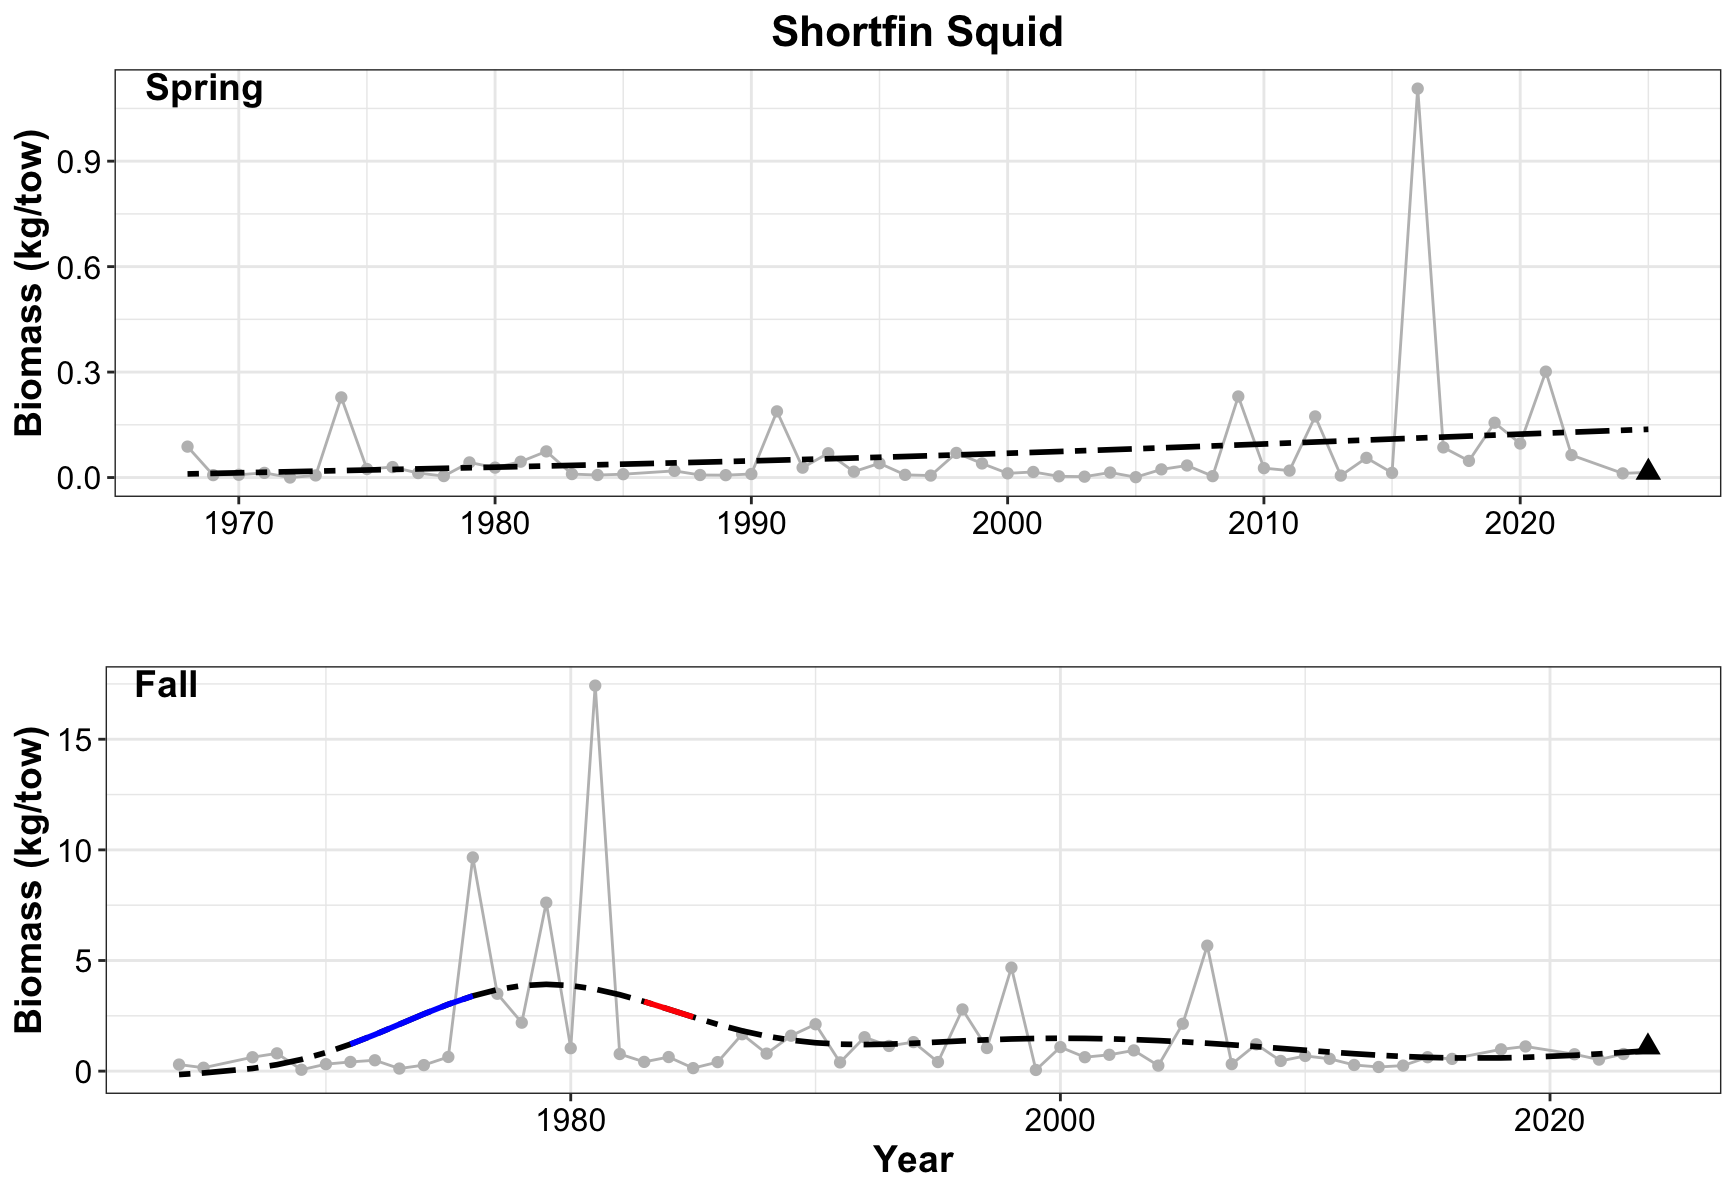

R code for this plot:
## Figures for Shortfin Squid

## **Laura Gruenburg, lagruenburg@gmail.com**

#   **LAST UPDATED: September 12, 2025**

#####load required functions
#  You will need to download the functions from here https://gist.github.com/gavinsimpson/e73f011fdaaab4bb5a30

setwd("~/Desktop/NYB_Indicators_Calculations")
source("Deriv.R")
library(mgcv)
library(ggplot2)
#library(mgcViz)
library(ggpubr)

#######Load the datasets
setwd("~/Desktop/NYB_Indicators_Calculations/Final_Timeseries_Figures/Timeseries_Files_2025")
ds<-read.csv("shortfin_spring_2025.csv", header = TRUE)

#calculate the 30th a and 70th percentiles for the short term column of the indicators report
qds = quantile(ds$strat.biomass, probs = c(.30, .70))

# find the last 5 years mean
mn_ds5 = mean(ds$strat.biomass[ds$YEAR >= 2020])
# what quintile the data is in
mn_ds5 >qds

# Creat a GAM - adjust k and remember to check model
mod<- gam(strat.biomass ~ s(YEAR, k=10), data = ds)
summary(mod) #check out model
gam.check(mod)

pdata <- with(ds, data.frame(YEAR = YEAR))
p2_mod <- predict(mod, newdata = pdata,  type = "terms", se.fit = TRUE)
intercept = 0.06546155  # look at p2_mod and extract the intercept
pdata <- transform(pdata, p2_mod = p2_mod$fit[,1], se2 = p2_mod$se.fit[,1])

#  Now that we have the model prediction, the next step is to calculate the first derivative
#  Then determine which increases and decreases are significant
Term = "YEAR"
mod.d <- Deriv(mod, n=56) # n is the number of YEARs
mod.dci <- confint(mod.d, term = Term)
mod.dsig <- signifD(pdata$p2_mod, d = mod.d[[Term]]$deriv,
                    +                    mod.dci[[Term]]$upper, mod.dci[[Term]]$lower)

# Take a quick look to make sure it appears ok before final plotting
plot(strat.biomass ~ YEAR, data = ds)
lines(strat.biomass ~ YEAR, data = ds)
lines(p2_mod+intercept ~ YEAR, data = pdata, type = "n")
lines(p2_mod+intercept ~ YEAR, data = pdata)
lines(unlist(mod.dsig$incr)+intercept ~ YEAR, data = pdata, col = "blue", lwd = 3)
lines(unlist(mod.dsig$decr)+intercept ~ YEAR, data = pdata, col = "red", lwd = 3)

linearMod<- lm(strat.biomass ~ YEAR, data=ds)
summary(linearMod)

p1 = ggplot() + 
  geom_line(data = ds, aes(x = YEAR, y = strat.biomass), color = 'grey') +
  geom_point(data = ds, aes(x = YEAR, y = strat.biomass), color = 'gray') + 
  geom_point(data = ds[56, ], aes(x = YEAR, y = strat.biomass), shape = 17, size = 3) + 
  #geom_smooth(data = ds, aes(x = YEAR, y = strat.biomass), method = lm, se = FALSE, color = 'black') + 
  geom_line(data=pdata, aes(x = YEAR, y = p2_mod+intercept), se = FALSE, color = 'black', linetype = 'twodash', size = 1) + 
  geom_line(data = pdata, aes(y = unlist(mod.dsig$incr)+intercept, x = YEAR), color = "blue", size = 1) + 
  geom_line(data = pdata, aes(y = unlist(mod.dsig$decr)+intercept, x = YEAR), color = 'red', size = 1) + 
  theme_bw() +
  labs (y = bquote("Biomass (kg/tow)"), x = '', title = 'Shortfin Squid') + 
  theme(plot.title=element_text(size = 16,face = 'bold',hjust = 0.5), axis.title=element_text(size = 14, face = 'bold'), axis.text= element_text(color = 'black', size = 12))


ds2<-read.csv("shortfin_fall_2025.csv", header = TRUE)


#calculate the 30th a and 70th percentiles for the short term column of the indicators report
qds2 = quantile(ds2$strat.biomass, probs = c(.30, .70))

# find the last 5 years mean
mn_ds25 = mean(ds2$strat.biomass[ds2$YEAR >= 2019])
# what quintile the data is in
mn_ds25 >qds2

# Creat a GAM - adjust k and remember to check model
mod2<- gam(strat.biomass ~ s(YEAR, k=10), data = ds2)
summary(mod2) #check out model
gam.check(mod2)

pdata2 <- with(ds2, data.frame(YEAR = YEAR))
p2_mod2 <- predict(mod2, newdata = pdata2,  type = "terms", se.fit = TRUE)
intercept2 = 1.540724   # look at p2_mod and extract the intercept
pdata2 <- transform(pdata2, p2_mod2 = p2_mod2$fit[,1], se2 = p2_mod2$se.fit[,1])

#  Now that we have the model prediction, the next step is to calculate the first derivative
#  Then determine which increases and decreases are significant
Term = "YEAR"
mod2.d <- Deriv(mod2, n=58) # n is the number of YEARs
mod2.dci <- confint(mod2.d, term = Term)
mod2.dsig <- signifD(pdata2$p2_mod2, d = mod2.d[[Term]]$deriv,
                     +                    mod2.dci[[Term]]$upper, mod2.dci[[Term]]$lower)

# Take a quick look to make sure it appears ok before final plotting
plot(strat.biomass ~ YEAR, data = ds2)
lines(strat.biomass ~ YEAR, data = ds2)
lines(p2_mod2+intercept2 ~ YEAR, data = pdata2, type = "n")
lines(p2_mod2+intercept2 ~ YEAR, data = pdata2)
lines(unlist(mod2.dsig$incr)+intercept2 ~ YEAR, data = pdata2, col = "blue", lwd = 3)
lines(unlist(mod2.dsig$decr)+intercept2 ~ YEAR, data = pdata2, col = "red", lwd = 3)

linearmod2<- lm(strat.biomass ~ YEAR, data=ds2)
summary(linearmod2)

p2 = ggplot() + 
  geom_line(data = ds2, aes(x = YEAR, y = strat.biomass), color = 'grey') +
  geom_point(data = ds2, aes(x = YEAR, y = strat.biomass), color = 'gray') + 
  geom_point(data = ds2[58, ], aes(x = YEAR, y = strat.biomass), shape = 17, size = 3) + 
  #geom_smooth(data = ds2, aes(x = YEAR, y = strat.biomass), method = lm, se = FALSE, color = 'black') + 
  geom_line(data=pdata2, aes(x = YEAR, y = p2_mod2+intercept2), se = FALSE, color = 'black', linetype = 'twodash', size = 1) + 
  geom_line(data = pdata2, aes(y = unlist(mod2.dsig$incr)+intercept2, x = YEAR), color = "blue", size = 1) + 
  geom_line(data = pdata2, aes(y = unlist(mod2.dsig$decr)+intercept2, x = YEAR), color = 'red', size = 1) + 
  theme_bw() +
  labs (y = bquote("Biomass (kg/tow)"), x = 'Year', title = '') + 
  theme(plot.title=element_text(size = 16,face = 'bold',hjust = 0.5), axis.title=element_text(size = 14, face = 'bold'), axis.text= element_text(color = 'black', size = 12))


ggarrange(p1, p2, 
          labels = c("Spring", " Fall"),
          label.x = c(.05,.05),
          label.y = c(0.9,0.9),
          font.label = (face = 'Italic'),
          ncol = 1, nrow = 2)
